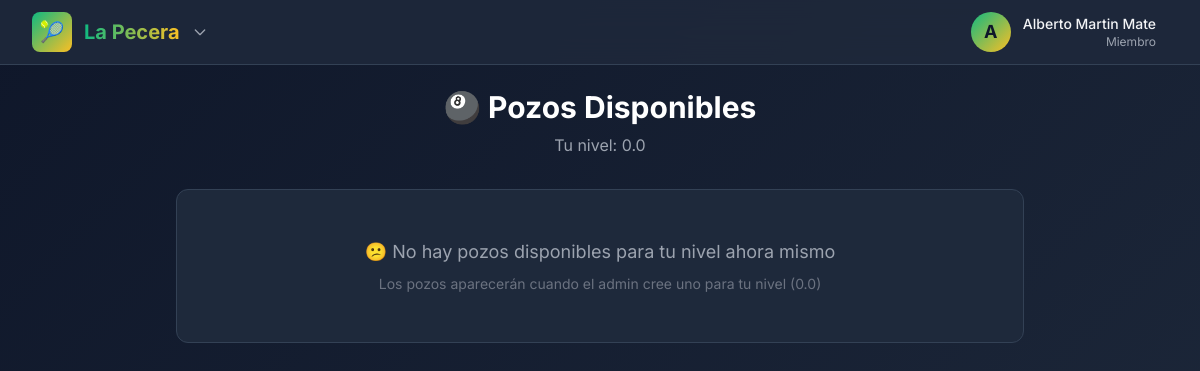
The app's page /pozos (signed in), older data.
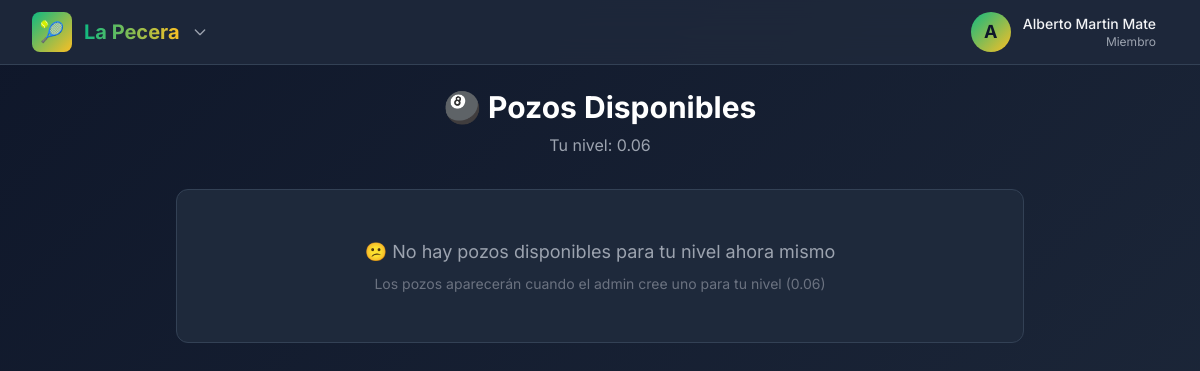
The same page, newer data.
### app.py (models this page shows, shortened)
class Usuario(db.Model):
    id = db.Column(db.Integer, primary_key=True)
    nombre = db.Column(db.String(100), nullable=False)
    email = db.Column(db.String(120), unique=True, nullable=False)
    password_hash = db.Column(db.String(200), nullable=False)
    es_admin = db.Column(db.Boolean, default=False)
    fecha_registro = db.Column(db.DateTime, default=datetime.utcnow)
    nivel_playtomic = db.Column(db.Float, default=0.0)  # Nivel de Playtomic (ej: 3.5, 4.0, etc.)
    foto_perfil = db.Column(db.String(200), default='default.png')  # URL o nombre de archivo
    puntos_ranking = db.Column(db.Integer, default=0)  # Puntos para el ranking
    categoria = db.Column(db.String(20), default='Bronce')  # Bronce, Plata, Oro
    telefono = db.Column(db.String(20), nullable=True)  # Teléfono opcional
    acepta_terminos = db.Column(db.Boolean, default=False)  # Aceptación RGPD

### app.py (the view)
@app.route('/pozos')
def pozos():
    if 'user_id' not in session:
        return redirect(url_for('login'))
    usuario = Usuario.query.get(session['user_id'])
    mi_nivel = usuario.nivel_playtomic
    pozos = Pozo.query.filter(
        Pozo.activo == True,
        Pozo.nivel_min <= mi_nivel,
        Pozo.nivel_max >= mi_nivel
    ).order_by(Pozo.fecha).all()
    return render_template('pozos.html', pozos=pozos, mi_nivel=mi_nivel)

### templates/pozos.html (shortened to what this page needs)
{% extends "base.html" %}
{% block content %}
<div class="max-w-4xl mx-auto p-6">
    <h1 class="text-3xl font-bold text-center text-white mb-2">🎱 Pozos Disponibles</h1>
    <p class="text-center text-gray-400 mb-8">Tu nivel: {{ mi_nivel }}</p>
    {% if pozos %}
        <div class="grid gap-6">
            {% for pozo in pozos %}
            <div class="bg-dark-card border border-dark-border rounded-xl p-6 hover:border-primary transition-all">
                <div class="flex justify-between items-start mb-4">
                    <h3 class="text-xl font-bold text-white">{{ pozo.titulo }}</h3>
                    <span class="bg-gradient-to-r from-purple-600 to-purple-400 text-white px-3 py-1 rounded-full text-sm">
                        Nivel {{ pozo.nivel_min }} - {{ pozo.nivel_max }}
                    </span>
                </div>
                {% if pozo.fecha %}
                    <p class="text-gray-400 mb-4">📅 {{ pozo.fecha.strftime('%d/%m/%Y %H:%M') }}</p>
                {% endif %}
                <a href="{{ pozo.enlace }}" target="_blank"
                   class="inline-block bg-gradient-to-r from-green-500 to-teal-500 text-white px-6 py-3 rounded-lg font-semibold hover:scale-105 transition-transform">
                    Inscribirse →
                </a>
            </div>
            {% endfor %}
        </div>
    {% else %}
        <div class="bg-dark-card border border-dark-border rounded-xl p-12 text-center">
            <p class="text-gray-400 text-lg mb-2">😕 No hay pozos disponibles para tu nivel ahora mismo</p>
            <p class="text-gray-500 text-sm">Los pozos aparecerán cuando el admin cree uno para tu nivel ({{ mi_nivel }})</p>
        </div>
    {% endif %}
</div>
{% endblock %}

### templates/base.html (shortened to what this page needs)
<!DOCTYPE html>
<html lang="es" class="dark">
<head>
    <script src="https://cdn.tailwindcss.com"></script>
</head>
<body class="bg-dark-bg text-gray-100">
    {% if session.get('user_id') %}
    <nav class="bg-dark-card border-b border-dark-border sticky top-0 z-50 backdrop-blur-lg bg-opacity-90">
        <div class="max-w-7xl mx-auto px-4 sm:px-6 lg:px-8">
            <div class="flex justify-between items-center h-16">
                <div class="relative group">
                    <button class="flex items-center space-x-3 hover:opacity-80 transition cursor-pointer">
                        <div class="w-10 h-10 bg-gradient-to-br from-secondary to-accent rounded-lg flex items-center justify-center">
                            <span class="text-xl">🎾</span>
                        </div>
                        <span class="text-xl font-bold bg-gradient-to-r from-secondary to-accent bg-clip-text text-transparent">
                        </span>
                        <svg class="w-4 h-4 text-gray-400 group-hover:text-gray-200 transition" fill="none" stroke="currentColor" viewBox="0 0 24 24">
                            <path stroke-linecap="round" stroke-linejoin="round" stroke-width="2" d="M19 9l-7 7-7-7"></path>
                        </svg>
                    </button>
                </div>
                <a href="#" class="flex items-center space-x-3 hover:bg-dark-bg px-3 py-2 rounded-lg transition group">
                    <div class="w-10 h-10 bg-gradient-to-br from-secondary to-accent rounded-full flex items-center justify-center">
                        <span class="text-lg font-bold text-dark-bg">
                            {{ session.user_name[0].upper() }}
                        </span>
                    </div>
                    <div class="hidden md:block text-right">
                        <p class="text-sm font-medium text-gray-100 group-hover:text-secondary transition">
                            {{ session.user_name }}
                        </p>
                        <p class="text-xs text-gray-400">
                            {% if session.get('is_admin') %}Administrador{% else %}Miembro{% endif %}
                        </p>
                    </div>
                </a>
            </div>
        </div>
    </nav>
    {% endif %}
    {% block content %}{% endblock %}
</body>
</html>

### templates/base.html (style rules this page uses)
* { font-family: 'Inter', sans-serif; }
body { background: linear-gradient(135deg, #0f172a 0%, #1e293b 100%); min-height: 100vh; }

Row changes from the older to the newer data that the page shows:
changed Usuario "Alberto Martin Mate": nivel_playtomic "0.0" → "0.06"
